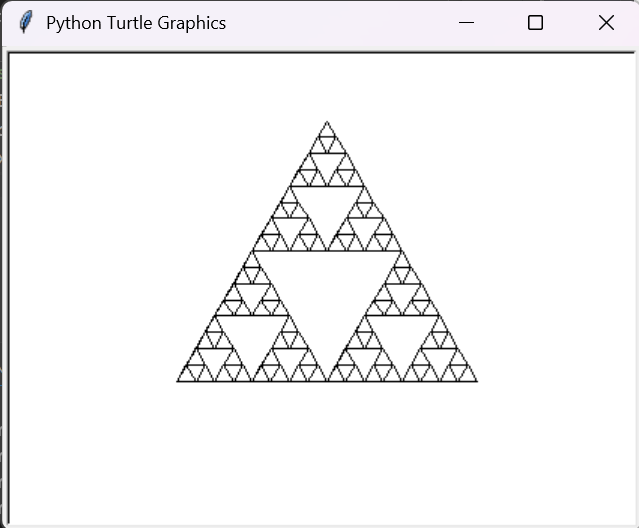

The Python source for this figure:
import turtle

def sier(side, level):
    if level == 1:
        for i in range(3):
            turtle.fd(side)
            turtle.left(120)
    else:
        sier(side/2, level-1)
        turtle.fd(side/2)
        sier(side/2, level-1)
        turtle.bk(side/2)
        turtle.left(60)
        turtle.fd(side/2)
        turtle.right(60)
        sier(side/2, level-1)
        turtle.left(60)
        turtle.bk(side/2)
        turtle.right(60)
def main():
    sier(200, 5)

if __name__ == '__main__':
    main()
    turtle.mainloop()
